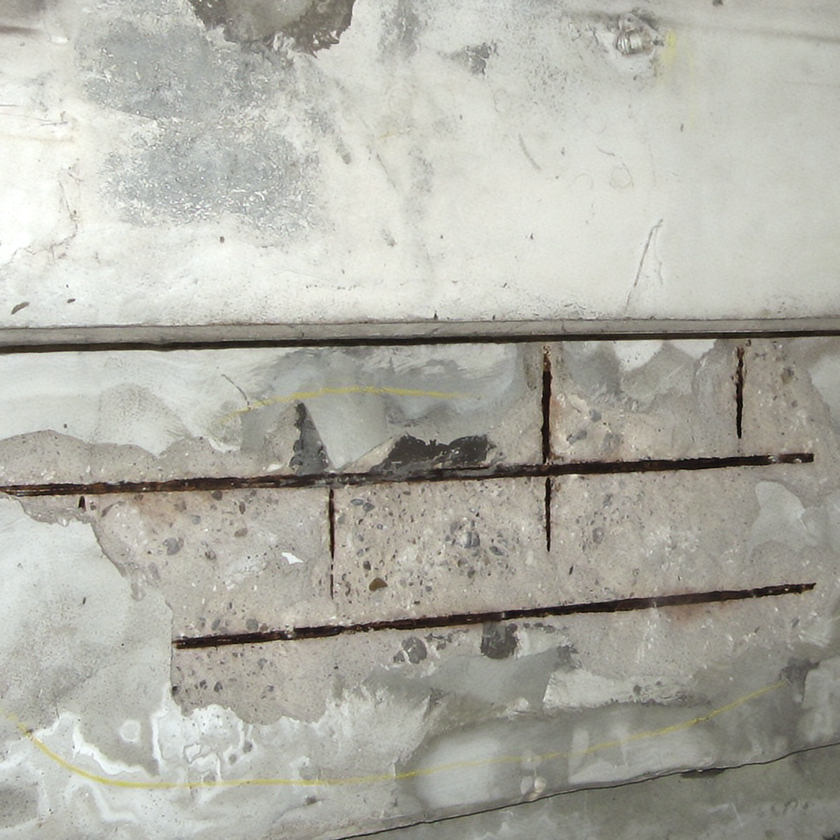
#> input picture dataset/images/040.png, 840 x 840 px, shrunk from 1024 x 1024 before the run, found by its file name
$ python ycbcr_lbp.py
#> lines starting #> are read from the running program, lines starting #| are printed output that depends on the picture; after the words box and inside, x2 and y2 are one past the last pixel; in counts of white or black regions, pixels touching at a corner belong together
"""
Rust Segmentation (IoU + Recall Oriented)
- Base: YCbCr (Cr high, Y low-ish) => high recall candidate
- Stabilize IoU: line/crack suppression + morphology cleanup
- LBP: optional SOFT refine (never hard AND). Auto-bypass if it shrinks too much.

Bu sürümde amacım pası kaçırmamak (recall) ve aynı zamanda IoU'yu stabil artırmak.
LBP'yi maske üretiminde keskin bir filtre olarak kullanmadım; çünkü bazı görüntülerde pası da siliyor.
"""

from __future__ import annotations
import cv2
import numpy as np
from dataclasses import dataclass
from typing import Tuple, Optional

# -----------------------------
# Config
# -----------------------------
@dataclass
class RustConfig:
    # ---- YCbCr thresholds (Recall-oriented) ----
    # cr_thr: use percentile on Cr channel (lower percentile -> more recall)
    cr_percentile: float = 83.0       # 80-88 arası denenebilir
    y_max: int = 95                   # Y < y_max => "darker" areas included (recall)
    cb_min: int = 80                  # optional: remove blue-ish highlights (tune if needed)
    use_cb_gate: bool = False         # False by default (recall first)

    # ---- post-processing ----
    min_area: int = 120               # remove small speckles
    close_ksize: int = 5              # fill small holes
    open_ksize: int = 3               # remove tiny noise

    # ---- line / crack suppression ----
    use_line_suppression: bool = True
    line_len: int = 19                # 15-25 typical for 1024px
    line_iter: int = 1                # 1-2

    # ---- LBP soft refine ----
    use_lbp_refine: bool = True
    lbp_radius: int = 1               # 1 is fine
    lbp_points: int = 8               # 8 for r=1
    lbp_percentile_keep: float = 55.0 # keep top texture regions (higher => more conservative)
    lbp_shrink_bypass_ratio: float = 0.40
    # if (refined_area / base_area) < 0.40 => bypass refine to protect recall

# -----------------------------
# Utilities
# -----------------------------
def _remove_small_components(mask: np.ndarray, min_area: int) -> np.ndarray:
    """Remove connected components smaller than min_area."""
    num, labels, stats, _ = cv2.connectedComponentsWithStats(mask, connectivity=8)
    out = np.zeros_like(mask)
    for i in range(1, num):
        area = stats[i, cv2.CC_STAT_AREA]
        if area >= min_area:
            out[labels == i] = 255
    return out

def _morph_cleanup(mask: np.ndarray, open_ksize: int, close_ksize: int) -> np.ndarray:
    if open_ksize > 1:
        k = cv2.getStructuringElement(cv2.MORPH_ELLIPSE, (open_ksize, open_ksize))
        mask = cv2.morphologyEx(mask, cv2.MORPH_OPEN, k, iterations=1)
    if close_ksize > 1:
        k = cv2.getStructuringElement(cv2.MORPH_ELLIPSE, (close_ksize, close_ksize))
        mask = cv2.morphologyEx(mask, cv2.MORPH_CLOSE, k, iterations=1)
    return mask

def _line_suppression(mask: np.ndarray, line_len: int, iters: int) -> np.ndarray:
    """
    Suppress thin long line-like components (cracks/derz).
    We apply directional OPEN with line kernels; then subtract found lines.
    """
    m = mask.copy()

    # Directional line kernels
    k_h = cv2.getStructuringElement(cv2.MORPH_RECT, (line_len, 1))
    k_v = cv2.getStructuringElement(cv2.MORPH_RECT, (1, line_len))

    # diagonal kernels (manual)
    k_d1 = np.eye(line_len, dtype=np.uint8)  # \
    k_d2 = np.fliplr(k_d1)                   # /

    for _ in range(max(1, iters)):
        lines_h = cv2.morphologyEx(m, cv2.MORPH_OPEN, k_h)
        lines_v = cv2.morphologyEx(m, cv2.MORPH_OPEN, k_v)
        lines_d1 = cv2.morphologyEx(m, cv2.MORPH_OPEN, k_d1)
        lines_d2 = cv2.morphologyEx(m, cv2.MORPH_OPEN, k_d2)

        lines = cv2.max(lines_h, lines_v)
        lines = cv2.max(lines, lines_d1)
        lines = cv2.max(lines, lines_d2)

        # subtract line candidates (keep blobs)
        m = cv2.subtract(m, lines)

    return m

# -----------------------------
# LBP (simple implementation)
# -----------------------------
def _lbp_8u(gray: np.ndarray) -> np.ndarray:
    """
    Very small, dependency-free LBP for radius=1, points=8.
    Returns uint8 LBP code image.
    """
    g = gray.astype(np.uint8)
    h, w = g.shape
    lbp = np.zeros((h, w), dtype=np.uint8)

    # neighbors offsets (clockwise)
    offsets = [(-1, -1), (-1, 0), (-1, 1),
               ( 0, 1), ( 1, 1), ( 1, 0),
               ( 1,-1), ( 0,-1)]

    center = g[1:-1, 1:-1]
    code = np.zeros_like(center, dtype=np.uint8)

    for i, (dy, dx) in enumerate(offsets):
        neigh = g[1+dy:h-1+dy, 1+dx:w-1+dx]
        code |= ((neigh >= center).astype(np.uint8) << (7 - i))

    lbp[1:-1, 1:-1] = code
    return lbp

def _lbp_soft_refine(bgr: np.ndarray, base_mask: np.ndarray, cfg: RustConfig) -> np.ndarray:
    """
    Soft refine: we DO NOT AND hard with texture. We create a texture-prior mask
    and blend it by intersection only where it doesn't kill too much area.
    """
    gray = cv2.cvtColor(bgr, cv2.COLOR_BGR2GRAY)
    lbp = _lbp_8u(gray)

    # Use local texture score: abs(lbp - median_blur(lbp))
    med = cv2.medianBlur(lbp, 5)
    tex = cv2.absdiff(lbp, med)

    # Only consider texture inside base candidate
    tex_inside = tex.copy()
    tex_inside[base_mask == 0] = 0

    # threshold by percentile of non-zero texture values
    vals = tex_inside[tex_inside > 0]
    if vals.size < 50:
        # too little info -> return base
        return base_mask

    thr = np.percentile(vals, cfg.lbp_percentile_keep)
    tex_mask = (tex_inside >= thr).astype(np.uint8) * 255

    # small cleanup on texture mask
    tex_mask = _morph_cleanup(tex_mask, open_ksize=3, close_ksize=3)

    base_area = int(np.count_nonzero(base_mask))
    if base_area == 0:
        return base_mask

    # intersection as a refine candidate
    refined = cv2.bitwise_and(base_mask, tex_mask)
    ref_area = int(np.count_nonzero(refined))

    # bypass if it shrinks too much => protect recall + IoU stability
    if (ref_area / base_area) < cfg.lbp_shrink_bypass_ratio:
        return base_mask

    # else: combine refined and base with a union to keep recall
    # (this "soft" keeps most base, but texture helps remove some FP islands)
    # We do: base - (base - refined)?? Actually refined is subset, so we can
    # slightly penalize low-texture pixels by eroding base a bit then OR with refined.
    er_k = cv2.getStructuringElement(cv2.MORPH_ELLIPSE, (3, 3))
    base_er = cv2.erode(base_mask, er_k, iterations=1)
    out = cv2.bitwise_or(base_er, refined)
    return out

# -----------------------------
# Main detector
# -----------------------------
class RustDetectorIoURecall:
    def __init__(self, cfg: Optional[RustConfig] = None):
        self.cfg = cfg or RustConfig()

    def predict_mask(self, bgr: np.ndarray) -> Tuple[np.ndarray, dict]:
        cfg = self.cfg

        # 1) YCbCr candidate (recall-first)
        ycbcr = cv2.cvtColor(bgr, cv2.COLOR_BGR2YCrCb)
        Y = ycbcr[:, :, 0]
        Cr = ycbcr[:, :, 1]
        Cb = ycbcr[:, :, 2]

        cr_thr = np.percentile(Cr, cfg.cr_percentile)
        cand = (Cr >= cr_thr) & (Y <= cfg.y_max)

        if cfg.use_cb_gate:
            cand = cand & (Cb >= cfg.cb_min)

        base_mask = (cand.astype(np.uint8) * 255)

        # 2) morphology cleanup
        base_mask = _morph_cleanup(base_mask, cfg.open_ksize, cfg.close_ksize)
        base_mask = _remove_small_components(base_mask, cfg.min_area)

        # 3) line suppression (helps IoU by removing crack-like FP)
        if cfg.use_line_suppression:
            base_mask = _line_suppression(base_mask, cfg.line_len, cfg.line_iter)
            base_mask = _morph_cleanup(base_mask, 3, 5)
            base_mask = _remove_small_components(base_mask, cfg.min_area)

        # 4) optional soft LBP refine (never hard eliminate)
        final_mask = base_mask
        if cfg.use_lbp_refine:
            final_mask = _lbp_soft_refine(bgr, base_mask, cfg)
            final_mask = _morph_cleanup(final_mask, 3, 5)
            final_mask = _remove_small_components(final_mask, cfg.min_area)

        info = {
            "cr_percentile": cfg.cr_percentile,
            "cr_thr_value": float(cr_thr),
            "y_max": int(cfg.y_max),
            "used_cb_gate": bool(cfg.use_cb_gate),
            "used_line_supp": bool(cfg.use_line_suppression),
            "used_lbp_refine": bool(cfg.use_lbp_refine),
        }
        return final_mask, info

if __name__ == "__main__":
    import cv2
    from pathlib import Path

    img_path = Path("data/images/040.png")  # test resmi
    img = cv2.imread(str(img_path))
#> img is the input picture: shape (840, 840, 3); mean B, G, R 165.9, 174.8, 175.5

    detector = RustDetectorIoURecall(RustConfig())
    mask, info = detector.predict_mask(img)
#> in predict_mask, `Cr = ycbcr[:, :, 1]`:
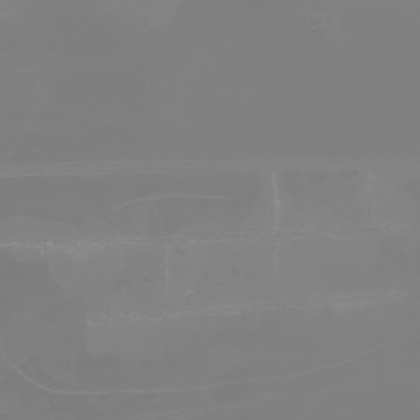
#> Cr: shape (840, 840) (shown at 1/2 size); min 119, max 148, mean 129.1
#> in predict_mask, `cr_thr = np.percentile(Cr, cfg.cr_percentile)`: cr_thr = 132
#> in predict_mask, `cand = (Cr >= cr_thr) & (Y <= cfg.y_max)`:
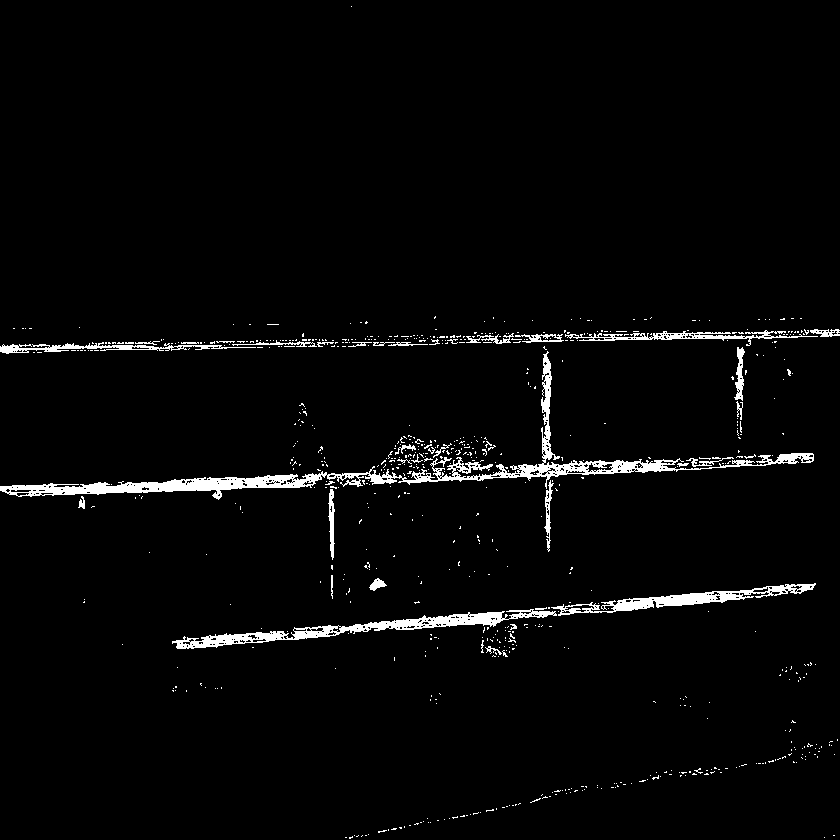
#> cand: shape (840, 840) bool; 2.8% white; 709 white regions (672 under 20 px), largest, box (x1, y1, x2, y2) and area: (0, 351, 814, 500) 7662, (172, 609, 557, 649) 3148, (551, 583, 816, 616) 2080
#> in _remove_small_components, `num, labels, stats, _ = cv2.connectedComponentsWithStats(mask, connect..`:
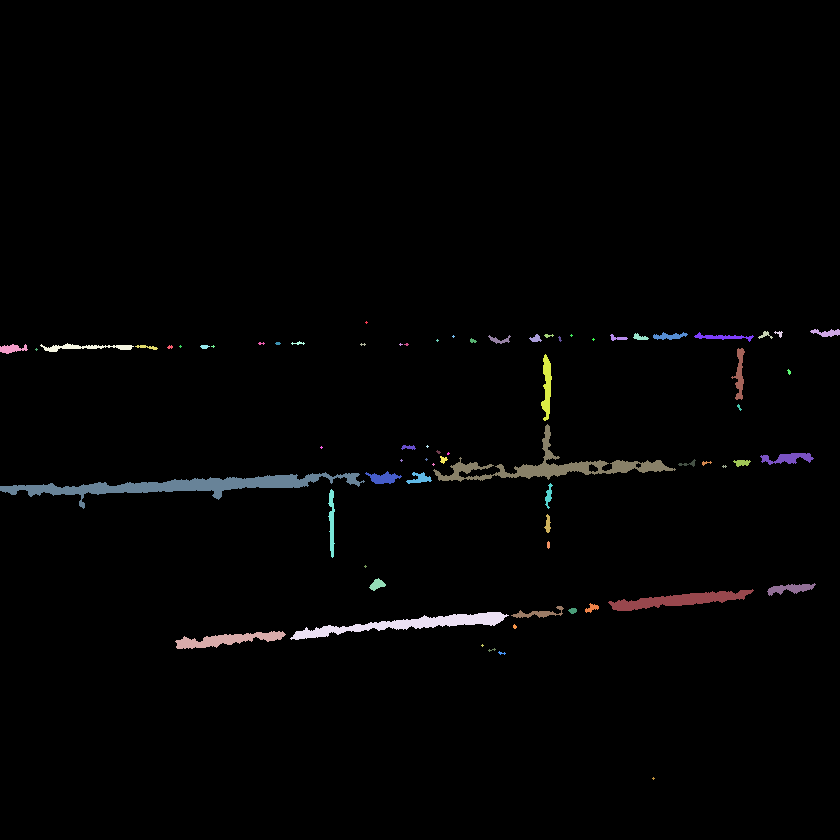
#> labels: shape (840, 840) int32; 72 distinct labels, from 0 to 71; one colour per label, 0 black
#> in _remove_small_components, `num, labels, stats, _ = cv2.connectedComponentsWithStats(mask, connect..`: num = 72; stats = 72 rows, first 6: [0, 0, 840, 840, 690593], [365, 321, 3, 3, 5], [810, 329, 30, 8, 141], [758, 331, 15, 8, 47], [774, 331, 9, 7, 28], [633, 333, 16, 7, 63]
#> the loop in _remove_small_components, `for i in range(1, num):` made 71 passes
#> area on passes 2, 3, 4, 5, 6, 7, 9, 10: 141, 47, 28, 63, 158, 205, 85, 59
#> in _remove_small_components (call 2), `num, labels, stats, _ = cv2.connectedComponentsWithStats(mask, connect..`: num = 63; stats = 63 rows, first 6: [0, 0, 840, 840, 704173], [810, 329, 9, 5, 28], [662, 332, 3, 3, 5], [682, 332, 3, 3, 5], [697, 332, 4, 4, 10], [748, 338, 3, 4, 8]
#> the loop in _remove_small_components (call 2), `for i in range(1, num):` made 62 passes
#> area on passes 1, 9, 10, 14, 15, 19, 20, 22: 28, 61, 35, 20, 28, 54, 83, 38
#> after the loop in _lbp_8u, `for i, (dy, dx) in enumerate(offsets):`:
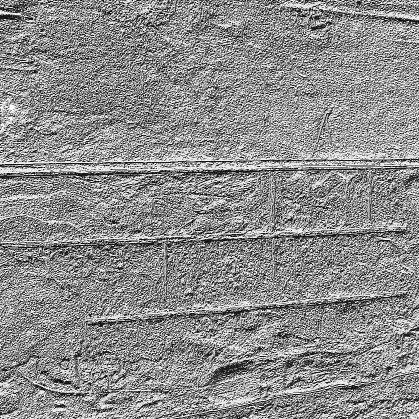
#> code: shape (838, 838) (shown at 1/2 size); min 0, max 255, mean 140.3
#> in _lbp_soft_refine, `tex = cv2.absdiff(lbp, med)`:
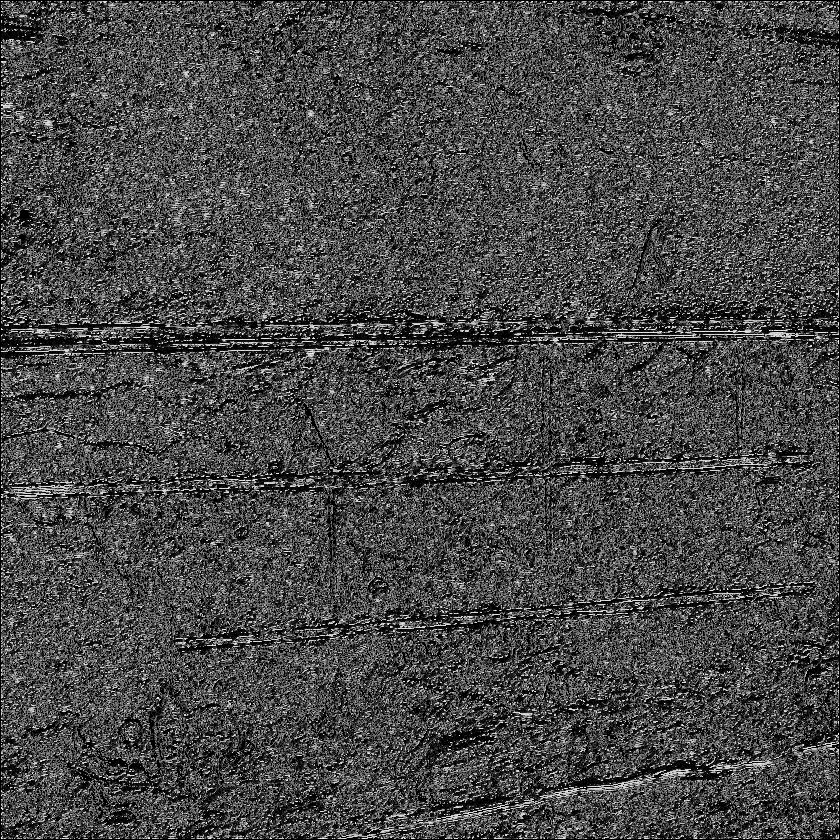
#> tex: shape (840, 840); min 0, max 254, mean 71.5
#> in _lbp_soft_refine, `vals = tex_inside[tex_inside > 0]`: vals = empty array
#> in predict_mask, `info = { "cr_percentile": cfg.cr_percentile, "cr_thr_value": float(cr_..`: info = {'cr_percentile': 83, 'cr_thr_value': 132, 'y_max': 95, 'used_cb_gate': False, 'used_line_supp': True, 'used_lbp_refine': True}

    cv2.imwrite("040_pred.png", mask)
    print("Saved 040_pred.png")
    print(info)
#| {'cr_percentile': 83.0, 'cr_thr_value': 132.0, 'y_max': 95, 'used_cb_gate': False, 'used_line_supp': True, 'used_lbp_refine': True}

$ run again, with dataset/images/009.png copied over dataset/images/040.png
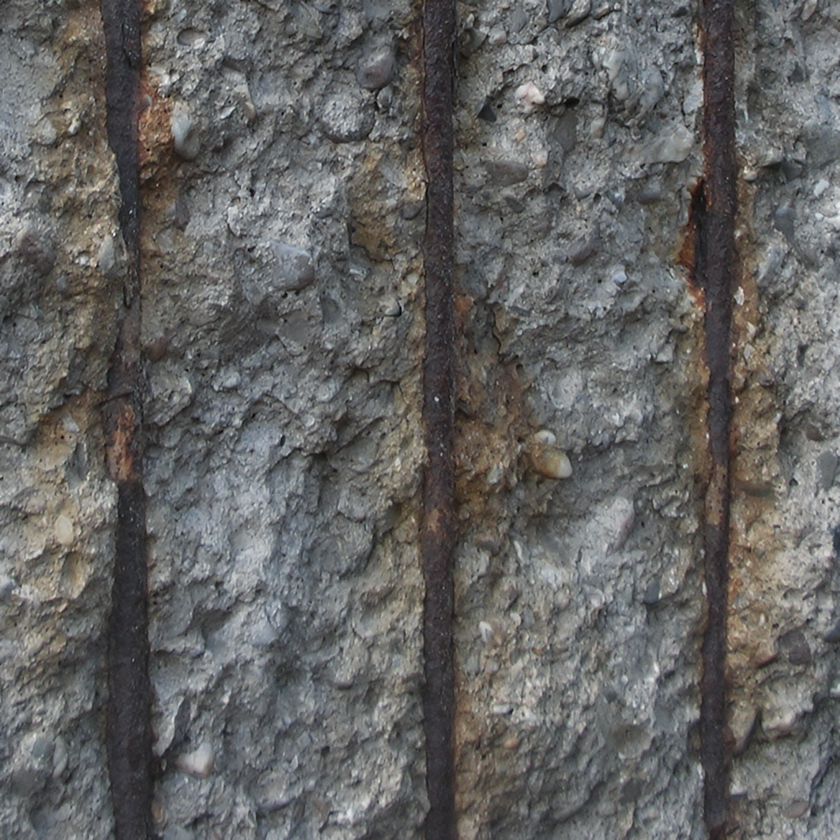
#> input picture dataset/images/009.png, 840 x 840 px, shrunk from 1024 x 1024 before the run, found by its file name
#> img is the input picture: shape (840, 840, 3); mean B, G, R 98.1, 99.2, 99.6
#> ycbcr: shape (840, 840, 3); mean of channels 0, 1, 2 99.2, 128.3, 127.4
#> cr_thr = 131
#> cand: shape (840, 840) bool; 12.7% white; 4184 white regions (3977 under 20 px), largest, box (x1, y1, x2, y2) and area: (666, 17, 784, 757) 20700, (384, 257, 564, 605) 18683, (60, 0, 213, 364) 8433
#> in _remove_small_components, `num, labels, stats, _ = cv2.connectedComponentsWithStats(mask, connect..`:
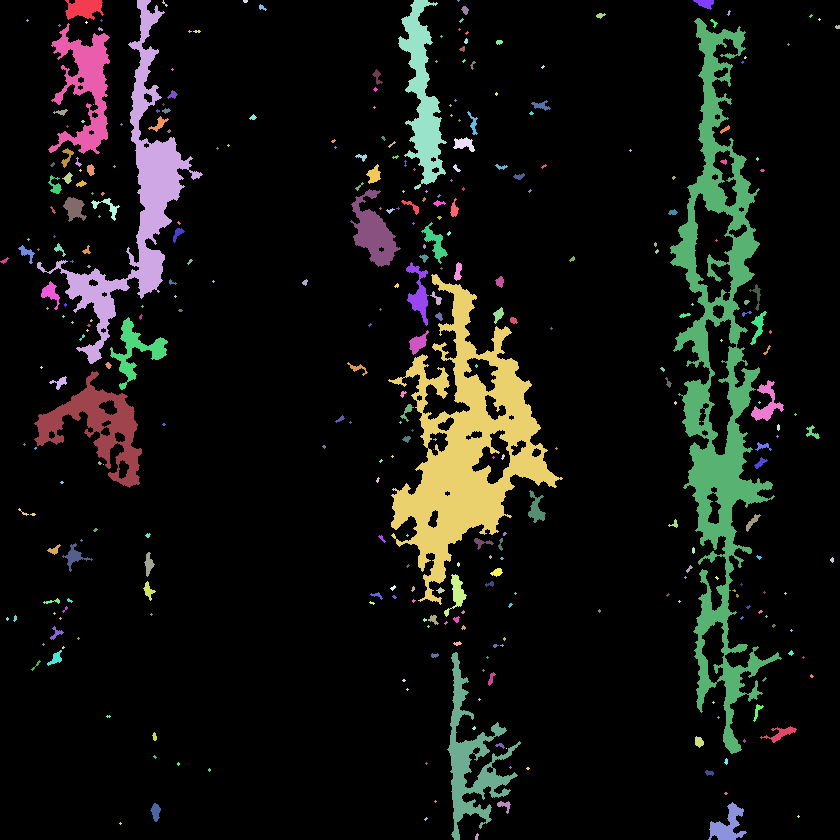
#> labels: shape (840, 840) int32; 335 distinct labels, from 0 to 334; one colour per label, 0 black
#> num = 335; stats = 335 rows, first 6: [0, 0, 840, 840, 625866], [65, 0, 39, 20, 556], [37, 0, 166, 364, 9083], [162, 0, 6, 7, 13], [243, 0, 5, 3, 13], [398, 0, 49, 190, 3748]
#> the loop in _remove_small_components, `for i in range(1, num):` made 334 passes
#> area on passes 1, 2, 5: 556, 9083, 3748
#> labels: shape (840, 840) int32; 224 distinct labels, from 0 to 223
#> num = 224; stats = 224 rows, first 6: [0, 0, 840, 840, 698564], [698, 2, 16, 6, 60], [154, 5, 4, 8, 21], [137, 6, 3, 3, 5], [66, 23, 4, 9, 21], [59, 31, 3, 3, 5]
#> the loop in _remove_small_components (call 2), `for i in range(1, num):` made 223 passes
#> area on passes 1, 2, 4: 60, 21, 21
#> in _lbp_soft_refine, `tex = cv2.absdiff(lbp, med)`:
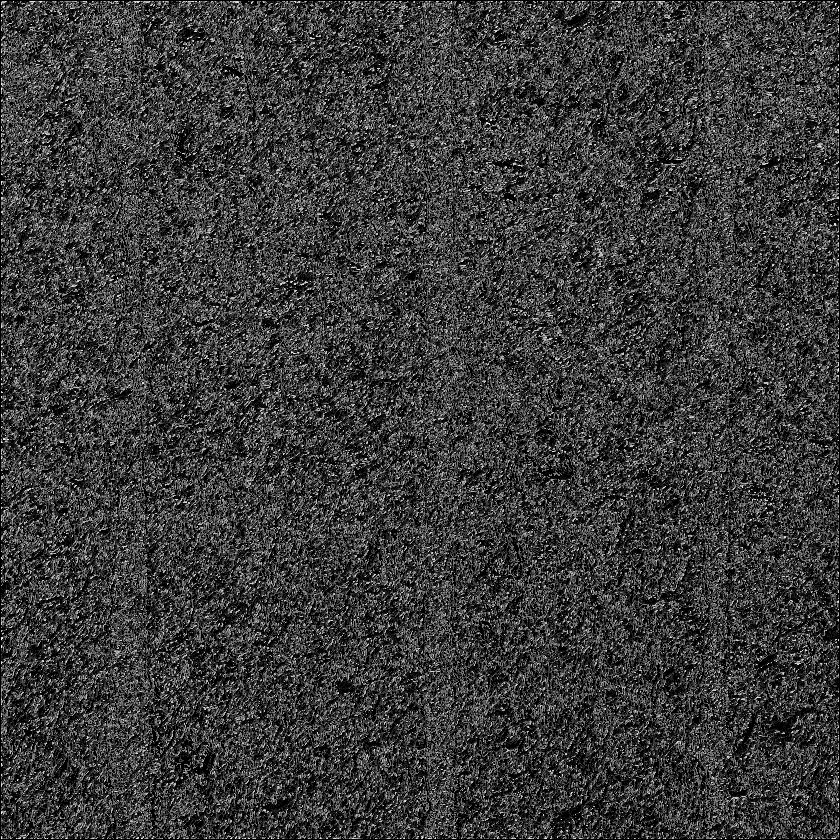
#> tex: shape (840, 840); min 0, max 252, mean 58.2
#> vals = 1719 values, max 225 at index 19, min 1 at index 10, mean 62.59
#> thr = 58
#> tex_mask: shape (840, 840); 0.11% white in thin lines or dots, all inside (x1, y1, x2, y2) = (41, 137, 796, 742)
#> base_area = 1922
#> ref_area = 197
#> labels: shape (840, 840) int32; 13 distinct labels, from 0 to 12
#> num = 13; stats = 13 rows, first 6: [0, 0, 840, 840, 703679], [453, 137, 22, 15, 157], [366, 164, 15, 20, 163], [359, 189, 22, 14, 130], [91, 198, 29, 23, 168], [406, 262, 22, 16, 140]
#> in predict_mask, `info = { "cr_percentile": cfg.cr_percentile, "cr_thr_value": float(cr_..`: info = {'cr_percentile': 83, 'cr_thr_value': 131, 'y_max': 95, 'used_cb_gate': False, 'used_line_supp': True, 'used_lbp_refine': True}
#| {'cr_percentile': 83.0, 'cr_thr_value': 131.0, 'y_max': 95, 'used_cb_gate': False, 'used_line_supp': True, 'used_lbp_refine': True}
